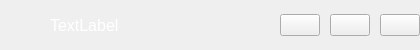
<?xml version="1.0" encoding="UTF-8"?>
<ui version="4.0">
 <class>TodoWidget</class>
 <widget class="QWidget" name="TodoWidget">
  <property name="geometry">
   <rect>
    <x>0</x>
    <y>0</y>
    <width>420</width>
    <height>50</height>
   </rect>
  </property>
  <property name="sizePolicy">
   <sizepolicy hsizetype="Preferred" vsizetype="Fixed">
    <horstretch>0</horstretch>
    <verstretch>0</verstretch>
   </sizepolicy>
  </property>
  <property name="minimumSize">
   <size>
    <width>420</width>
    <height>50</height>
   </size>
  </property>
  <property name="maximumSize">
   <size>
    <width>420</width>
    <height>50</height>
   </size>
  </property>
  <property name="windowTitle">
   <string>Form</string>
  </property>
  <property name="styleSheet">
   <string notr="true"/>
  </property>
  <layout class="QHBoxLayout" name="horizontalLayout">
   <property name="spacing">
    <number>10</number>
   </property>
   <property name="leftMargin">
    <number>10</number>
   </property>
   <property name="rightMargin">
    <number>0</number>
   </property>
   <item>
    <widget class="QLabel" name="icon">
     <property name="sizePolicy">
      <sizepolicy hsizetype="Fixed" vsizetype="Fixed">
       <horstretch>0</horstretch>
       <verstretch>0</verstretch>
      </sizepolicy>
     </property>
     <property name="minimumSize">
      <size>
       <width>20</width>
       <height>20</height>
      </size>
     </property>
     <property name="maximumSize">
      <size>
       <width>20</width>
       <height>20</height>
      </size>
     </property>
     <property name="text">
      <string/>
     </property>
     <property name="pixmap">
      <pixmap resource="../resource.qrc">:/icon/data/Bookmark.png</pixmap>
     </property>
     <property name="scaledContents">
      <bool>true</bool>
     </property>
    </widget>
   </item>
   <item>
    <widget class="QLabel" name="todoTitle">
     <property name="font">
      <font>
       <pointsize>12</pointsize>
      </font>
     </property>
     <property name="styleSheet">
      <string notr="true">color: white;</string>
     </property>
     <property name="text">
      <string>TextLabel</string>
     </property>
     <property name="indent">
      <number>10</number>
     </property>
    </widget>
   </item>
   <item>
    <widget class="QPushButton" name="doneBtn">
     <property name="sizePolicy">
      <sizepolicy hsizetype="Fixed" vsizetype="Fixed">
       <horstretch>0</horstretch>
       <verstretch>0</verstretch>
      </sizepolicy>
     </property>
     <property name="text">
      <string/>
     </property>
     <property name="icon">
      <iconset resource="../resource.qrc">
       <normaloff>:/icon/data/Done.png</normaloff>:/icon/data/Done.png</iconset>
     </property>
     <property name="iconSize">
      <size>
       <width>30</width>
       <height>20</height>
      </size>
     </property>
    </widget>
   </item>
   <item>
    <widget class="QPushButton" name="deleteBtn">
     <property name="sizePolicy">
      <sizepolicy hsizetype="Fixed" vsizetype="Fixed">
       <horstretch>0</horstretch>
       <verstretch>0</verstretch>
      </sizepolicy>
     </property>
     <property name="text">
      <string/>
     </property>
     <property name="icon">
      <iconset resource="../resource.qrc">
       <normaloff>:/icon/data/Delete.png</normaloff>:/icon/data/Delete.png</iconset>
     </property>
     <property name="iconSize">
      <size>
       <width>30</width>
       <height>20</height>
      </size>
     </property>
    </widget>
   </item>
   <item>
    <widget class="QPushButton" name="editBtn">
     <property name="sizePolicy">
      <sizepolicy hsizetype="Fixed" vsizetype="Fixed">
       <horstretch>0</horstretch>
       <verstretch>0</verstretch>
      </sizepolicy>
     </property>
     <property name="text">
      <string/>
     </property>
     <property name="icon">
      <iconset resource="../resource.qrc">
       <normaloff>:/icon/data/Ellipsis.png</normaloff>:/icon/data/Ellipsis.png</iconset>
     </property>
     <property name="iconSize">
      <size>
       <width>30</width>
       <height>20</height>
      </size>
     </property>
    </widget>
   </item>
  </layout>
 </widget>
 <resources>
  <include location="../resource.qrc"/>
 </resources>
 <connections/>
</ui>
